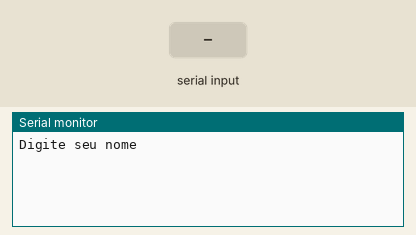
Simulated run of this sketch. Board: Arduino Uno, built with avr-gcc and run on an emulated ATmega328P. Shown: the last lines printed to the serial monitor. The test bench sets the inputs (shaded band).

Above: at 1.2 s.
1.3 s: "90,45\n" received over Serial
At 3.1 s:
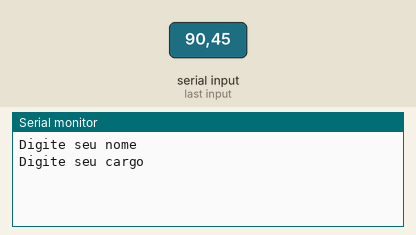
3.8 s: "30,150\n" received over Serial
At 6.0 s:
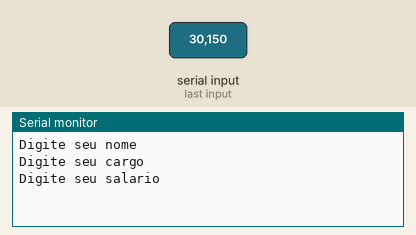
6.3 s: "5\n" received over Serial
At 8.6 s:
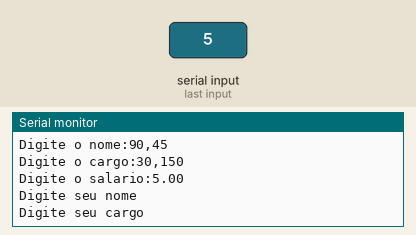

Measured:
- after the input at 1.3 s, the serial monitor: prints a new line after 1.0 s (image 1)
- after the input at 3.8 s, the serial monitor: prints a new line after 1.0 s (image 2)
- after the input at 6.3 s, the serial monitor: prints a new line at once (image 3)

The sketch:

ex_08_1.ino
```cpp
/*
Faça um programa que receba o nome, cargo e salário de um funcionário. Se o
funcionário ganhar abaixo de 1000 reais, calcule o salário acrescido de 10%.
Ao final exiba o nome, o cargo e o salário desse funcionário.
*/
// C++ code
//Variável
String nome = "";
String cargo = "";
float salario = 0;
float salarioAcrescido =0;

void setup()
{
  Serial.begin(9600);
}

void loop()
{
  Serial.println("Digite seu nome");//pergunta o nome do usuário
  while(! Serial.available() );//espera o usuário digitar/dar um <Enter>
  nome = Serial.readString();//resposta do usuário / ler um texto da serial
  nome.trim();//retira  o \n (retira o enter capturado)

  Serial.println("Digite seu cargo");//pergunta o cargo do usuário
  while(! Serial.available() );//espera o usuário digitar/dar um <Enter>
  cargo = Serial.readString();//resposta do usuário / ler um texto da serial
  cargo.trim();//retira  o \n (retira o enter capturado)

  Serial.println("Digite seu salario");//pergunta o salário do usuário
  while(! Serial.available() );//espera o usuário digitar/dar um <Enter>
  salario = Serial.parseFloat();//resposta do usuário


  if (salario < 1000){
  	salarioAcrescido = salario * 1.10;
  }

   Serial.println("Digite o nome:" + String (nome) );
   Serial.println("Digite o cargo:" + String (cargo) );
   Serial.println("Digite o salario:" + String (salario) );
}
```
